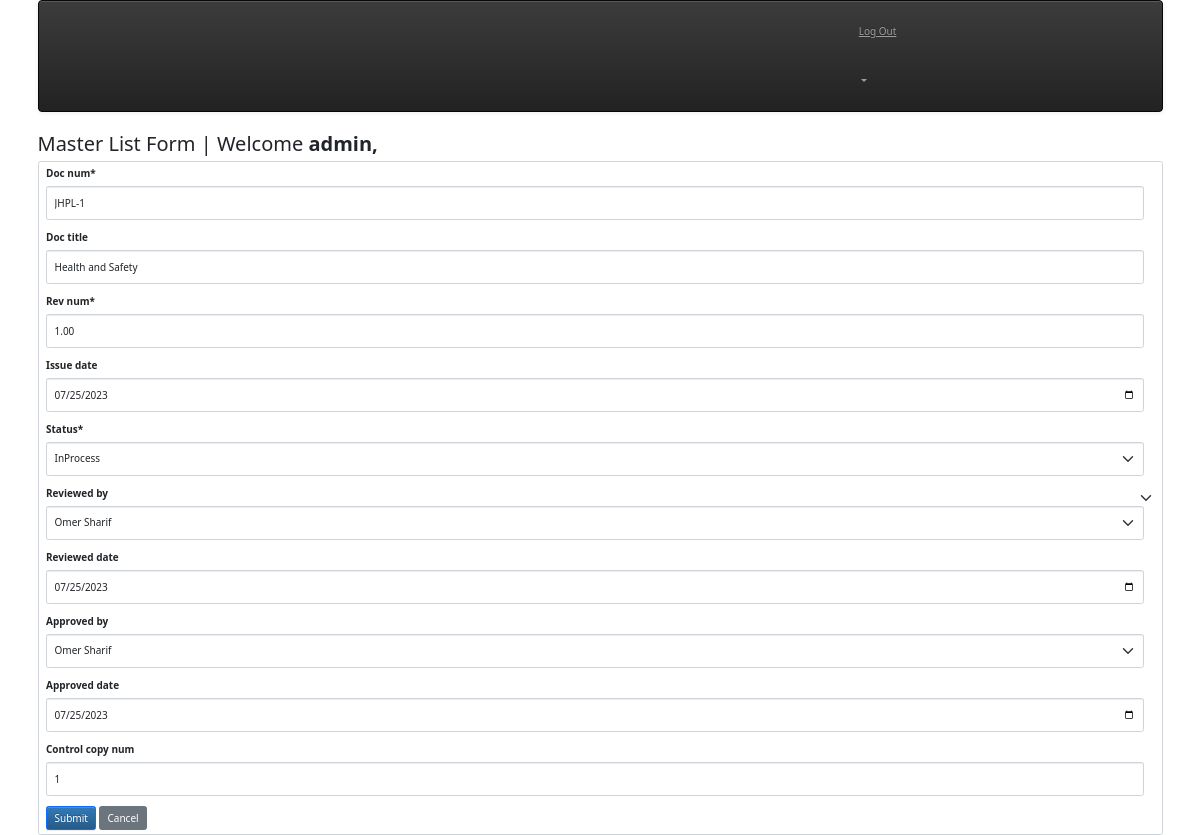
Page /jhpl-ims/master-list/1/update (signed in) on the committed database.
### jhpl_ims/models.py (models this page shows, shortened)
class jhpl_ims_masterlist(models.Model):
    STATUS_SELECT = [
        ("Active", "Active"),
        ("Obsolete", "Obsolete"),
        ("InProcess", "InProcess"),
        ]
    ims_masterlist_id = models.AutoField(primary_key=True)
    owner = models.ForeignKey(settings.AUTH_USER_MODEL, on_delete=models.CASCADE)
    doc_num = models.CharField(max_length=200, null = False, blank= False)
    doc_title = models.CharField(max_length=200, null=True, blank=True)
    rev_num = models.DecimalField(max_digits=7, decimal_places=2, null=True)
    issue_date = models.DateField(null=True, blank=True)
    status = models.CharField(max_length=9, choices=STATUS_SELECT)
    reviewed_by = models.ForeignKey("doc_controller", on_delete=models.CASCADE, related_name="jhpl_reviewed_by",null= True,blank = True)
    reviewed_date = models.DateField(null=True, blank=True)
    approved_by = models.ForeignKey("doc_controller", on_delete=models.CASCADE, related_name="jhpl_approved_by",null= True,blank= True)
    approved_date = models.DateField(null=True, blank=True)
    control_copy_num = models.IntegerField(null=True, blank=True)
    created_at = models.DateTimeField(auto_now=True)
    updated_at = models.DateTimeField(auto_now=True)

### jhpl_ims/views.py (the view, shortened to what this page needs)
# urls.py: path('master-list/<int:pk>/update', views.MasterUpdateView.as_view(
class MasterUpdateView(LoginRequiredMixin, View):
    model = jhpl_ims_masterlist
    success_url = reverse_lazy('jhpl_ims/index.html')
    template = 'jhpl_ims/jhpl_ims_masterlist_form.html'
    def get(self, request, pk):
        masterlist = get_object_or_404(self.model, pk=pk)
        form = MasterListForm(instance=masterlist)
        ctx = {'form': form}
        return render(request, self.template, ctx)

### jhpl_ims/forms.py
class MasterListForm(forms.ModelForm):
    class Meta:
        model = jhpl_ims_masterlist
        exclude = ["owner"]
        widgets = {
            'doc_num': forms.TextInput(attrs={'class': 'form-control'}),
            'doc_title': forms.TextInput(attrs={'class': 'form-control'}),
            'rev_num': forms.NumberInput(attrs={'class': 'form-control'}),
            'issue_date': forms.DateInput(attrs={'type': 'date', 'class': 'form-control'}),
            'status': forms.Select(attrs={'class': 'form-control'}),
            'reviewed_by': forms.Select(attrs={'class': 'form-control'}),
            'reviewed_date': forms.DateInput(attrs={'type': 'date', 'class': 'form-control'}),
            'approved_by': forms.Select(attrs={'class': 'form-control'}),
            'approved_date': forms.DateInput(attrs={'type': 'date', 'class': 'form-control'}),
            'control_copy_num': forms.NumberInput(attrs={'class': 'form-control'}),
        }

### jhpl_ims/models.py (called while the page is built)
    def __str__(self):
        return self.name

### jhpl_ims/templates/jhpl_ims/jhpl_ims_masterlist_form.html (shortened to what this page needs)
{% extends "base_menu.html" %} {% load crispy_forms_tags %} {% block content %}
<link
  rel="stylesheet"
  href="https://stackpath.bootstrapcdn.com/bootstrap/5.0.0-beta1/css/bootstrap.min.css"
/>
<h2>Master List Form | Welcome <b>{{user.username}},</b></h2>
<form action="" method="post" class="form-select">
  {% csrf_token %} {{ form|crispy }}
  <input type="submit" value="Submit" class="btn btn-primary" />
  <button
    type="button"
    class="btn btn-secondary"
    onclick="window.location.href='{% url 'jhpl_ims:index' %}'"
  >
    Cancel
  </button>
</form>
{% endblock %}

### rows in the picture
jhpl_ims_masterlist: doc_num "JHPL-1", doc_title "Health and Safety", rev_num "1.00", issue_date "07/25/2023", status "InProcess", reviewed_by "Omer Sharif", reviewed_date "07/25/2023", approved_by "Omer Sharif", approved_date "07/25/2023", control_copy_num "1"

### other values in the picture
{{ user.username }} "admin"
